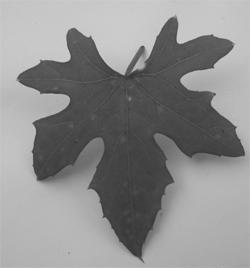
#> input picture daun.jpg, 250 x 268 px
$ jupyter execute --allow-errors 'Praktikum 3.ipynb'   (shell and % lines are left out)
#> lines starting #> are read from the running program, lines starting #| are printed output that depends on the picture; after the words box and inside, x2 and y2 are one past the last pixel; in counts of white or black regions, pixels touching at a corner belong together
# Viana Salsabila Fairuz Syahla
# 202231027

[cell 1]
import numpy as np
import cv2
import matplotlib.pyplot as plt

import skimage

[cell 2]
daun = cv2.imread("daun.jpg",0)
#> daun is the input picture: shape (268, 250); min 48, max 223, mean 141.3
tinggi, lebar = daun.shape
#> tinggi = 268; lebar = 250

##### kenapa ,0?? karena dishape dibagi 3, yaitu lebar, tinggi dan layer, nah kalo ,0 itu yg digunakan cuma tinggi dan lebar. kenapa harus ada tinggi dan lebar? soalnya mau menentukan nilai ambang batas yang pas, jd itu untuk rumus mencari ambang batas

[cell 3]
cv2.imshow("gambar daun", daun)
cv2.waitKey(0)
cv2.destroyAllWindows()

### Memperkirakan nilai ambang

[cell 4]
nilai_ambang = 131#inden g boleh salah!!, nilai ambang custom manual, intinya untuk bikin gambarnya full binary.
daun_hasil = daun.copy()
for x in range(tinggi):
    for y in range(lebar):
        if daun[x,y] < nilai_ambang:#jika x/tinggi dan y/lebar kurang dari nilai ambang/131
            daun_hasil[x,y]=0 #maka akan dibulatkan jadi 0
        else:
            daun_hasil[x,y]=255 #maka akan dibulatkan jadi 255
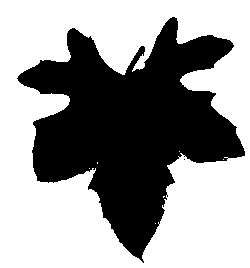
#> daun_hasil: shape (268, 250); 59.9% white; 2 black regions (1 under 20 px), largest, box (x1, y1, x2, y2) and area: (17, 17, 245, 263) 26838

#### ini merupakan binary image manual, menggunakan perulangan sendiri untuk membuat binary dari set arraynya.

[cell 5]
cv2.imshow("gambar daun hasil", daun_hasil)
cv2.waitKey(0)
cv2.destroyAllWindows()

#### maka gambar akan jadi binary tergantung sama nilai ambang yang kamu tentukan

[cell 6]
def titeratif(image): #bikin function titeratif, tidak perlu set tipe data
    tinggi, lebar = image.shape
#> tinggi = 268; lebar = 250
    t0=127 #nilai tengah untuk ambang batas
    while(True):
        rata_kiri = 0;
        rata_kanan = 0;
        jum_kiri=0;
        jum_kanan=0;
        for x in range(tinggi):
            for y in range(lebar):
                if (image[x,y] <= 127):
                    rata_kiri = rata_kiri + image[x,y]
                    jum_kiri = jum_kiri +1
                else:
                    rata_kanan = rata_kanan + image[x,y]
                    jum_kanan = jum_kanan +1

        rata_kiri = rata_kiri /jum_kiri
        rata_kanan = rata_kanan /jum_kanan
        t1 = (rata_kiri +rata_kanan)/2
        if((t0-t1)<1):
            break
        t0=t1
    return round(t1)

#### bikin function titeratif untuk mencari nilai ambang batas terbaik dari image citra / otomatis.

[cell 7]
titeratif (daun)
#> Out = 131

#### jadi hasil yang paling rapi adalah 131.

### Aras Jamak

[cell 8]
jamak = cv2.imread("bentuk.jpg",0)
#> (the rest of this cell did not finish here and is left out)

[cell 9]
def arasjamak(image, t1,t2):
    res = image
    m,n= image.shape
    for x in range(m):
        for y in range (n):
            if (image[x,y] <= t1) or (image[x,y] >= t2) : #jika image kurang dr= t1 / lebih dr t2
                res[x,y]=0 #pixel akan dibulatkan jd 0
            else :
                res[x,y] = 255 #kalo engga pixel akan dibulatkan jd 255
    return res

#### bikin function aras jamak dengan parameter image, t1, dan t2.

#> (a cell that did not finish here is left out)

#> (a cell that did not finish here is left out)

### Edge detection

[cell 12]
image=cv2.imread("parkir.jpg")
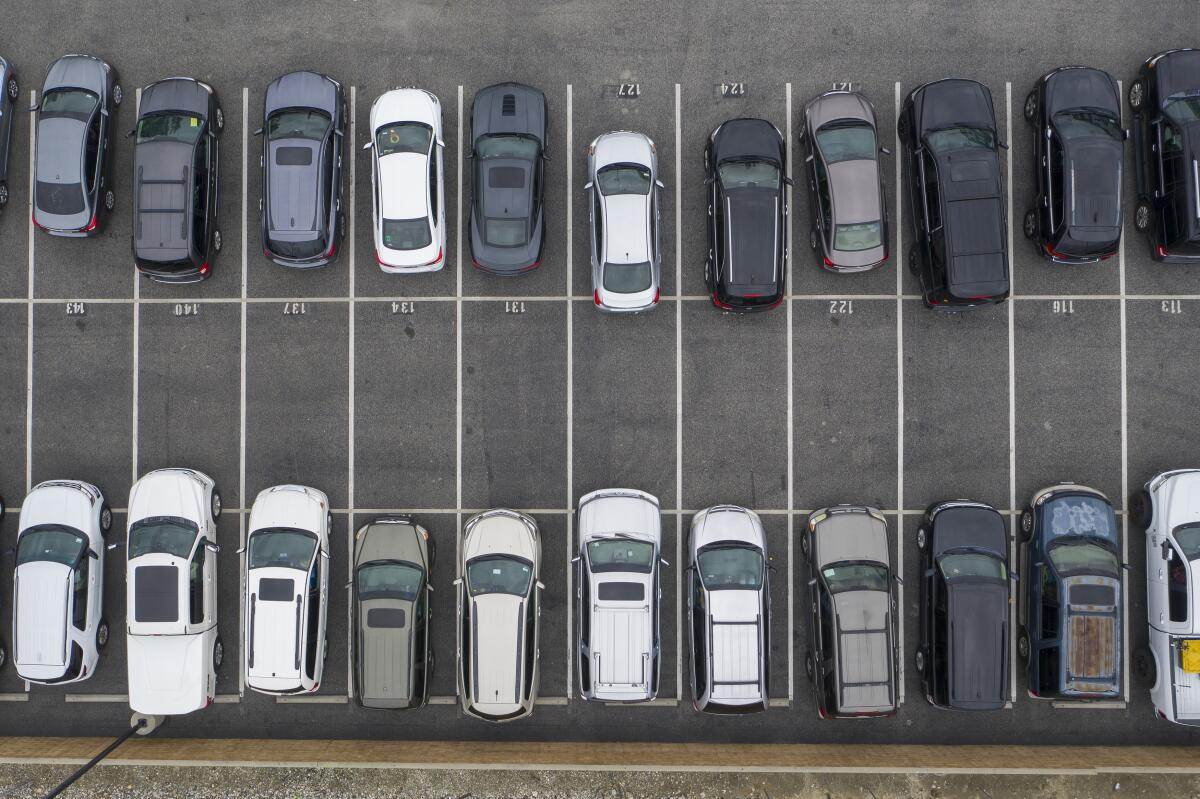
#> input picture parkir.jpg, 1200 x 799 px
#> image is the input picture: shape (799, 1200, 3); mean B, G, R 104.3, 103.1, 103

[cell 13]
cv2.imshow("gambar parkir", image)
cv2.waitKey(0)
cv2.destroyAllWindows()

[cell 14]
gray = cv2.cvtColor(image, cv2.COLOR_BGR2GRAY)
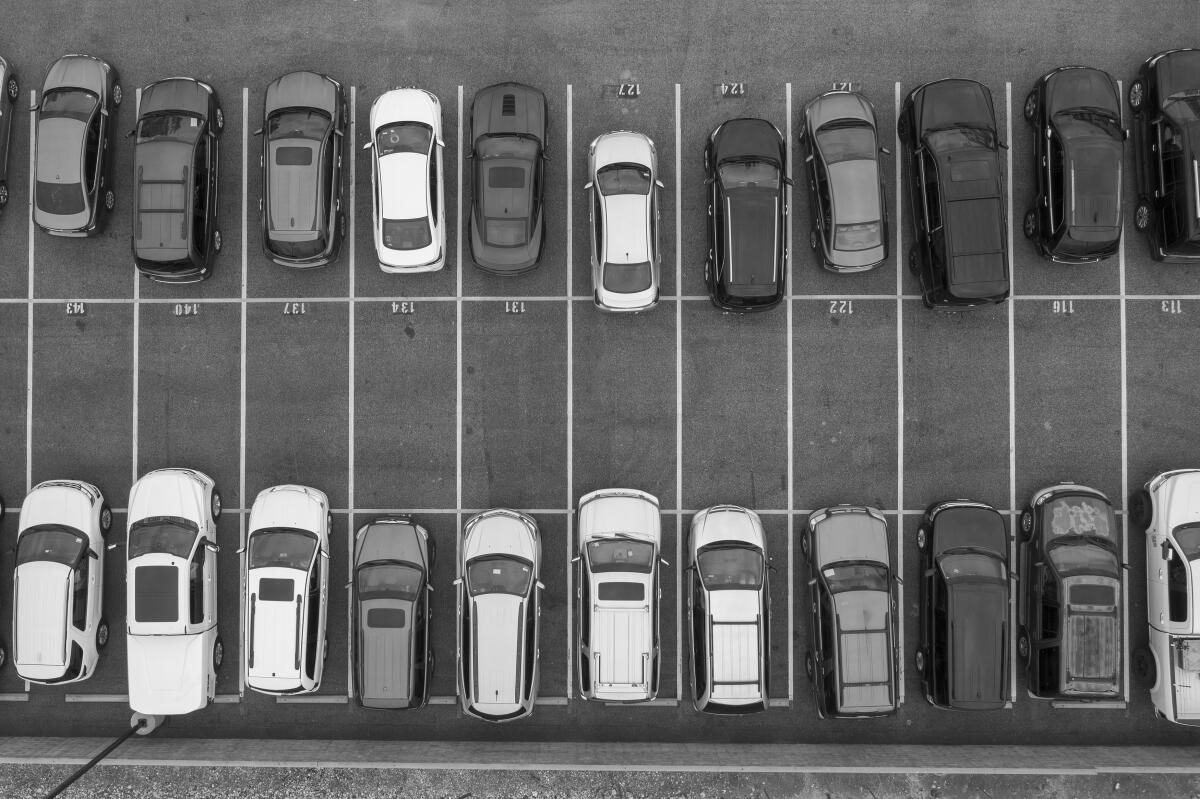
#> gray: shape (799, 1200); min 0, max 254, mean 103.2
edges= cv2.Canny(image,100,150) # cannny fungsinya untuk mengspotlight citra dengan nilai yang berdekatannya linear/sama, parameternya untuk kasi nilai ambang.
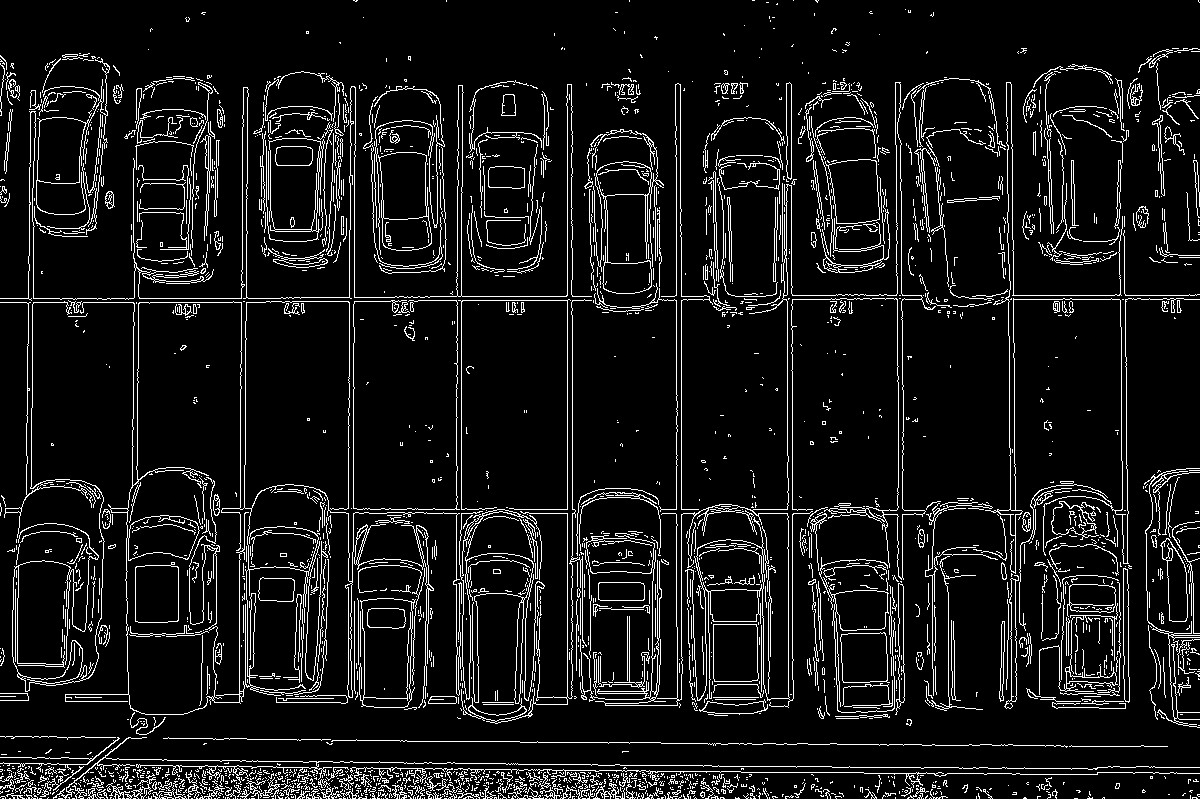
#> edges: shape (799, 1200); 8.6% white in thin lines or dots

#### yang dideteksi canny yang garis yang sejajar linear.

[cell 15]
cv2.imshow("gambar parkir", edges)
cv2.waitKey(0)
cv2.destroyAllWindows()

[cell 16]
fig,axs = plt.subplots(1,2,figsize=(10,10))
ax = axs.ravel()

ax[0].imshow(gray, cmap='gray')
ax[0].set_title("Gambar Asli")

ax[1].imshow(edges, cmap='gray')
ax[1].set_title("Gambar yang udah dideteksi")

[cell 17]
lines = cv2.HoughLinesP(edges, 1, np.pi/180,200, maxLineGap=250)
#> lines = 76 rows, first 6: [567, 796, 567, 84], [676, 798, 676, 84], [9, 772, 1176, 772], [681, 796, 681, 209], [572, 798, 572, 106], [2, 798, 1197, 798]
image_line = image.copy()

#### houghlinesp parameternya ada edges, sudut 180 dll.

[cell 18]
for line in lines:
    x1, y1, x2, y2 = line[0]
    cv2.line(image_line, (x1, y1), (x2, y2), (100, 8, 255),1)
#> this loop made 76 passes
#> (x1, y1, x2, y2) on passes 1 to 12: (567, 796, 567, 84), (676, 798, 676, 84), (9, 772, 1176, 772), (681, 796, 681, 209), (572, 798, 572, 106), (2, 798, 1197, 798), (0, 298, 1183, 298), (1, 509, 1170, 509), (0, 797, 1196, 797), (461, 796, 461, 85), (792, 796, 792, 45), (2, 773, 1199, 773)
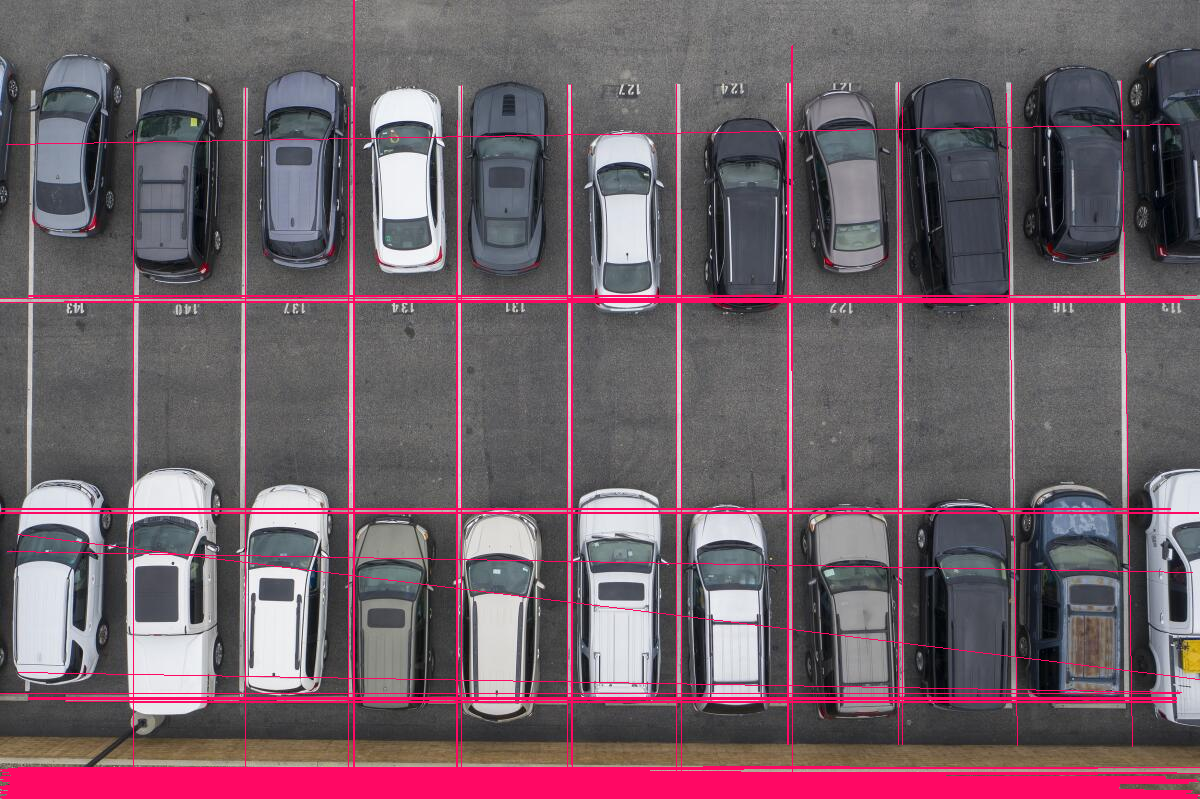
#> image_line: shape (799, 1200, 3); 7.55% of pixels changed, all inside (x1, y1, x2, y2) = (0, 0, 1200, 799)

#### displit jd x1, x2, y1, y1, lalu menggunakan line dr library cv2

[cell 19]
fig,axs = plt.subplots(1,2,figsize=(10,10))
ax = axs.ravel()

ax[0].imshow(gray, cmap='gray')
ax[0].set_title("Gambar Asli")

ax[1].imshow(image_line, cmap='gray')
ax[1].set_title("Gambar yang udah dideteksi")
#> figure, not shown here; B, G, R data is drawn as R, G, B

[cell 20]
fig,axs = plt.subplots(1,2,figsize=(10,10))
ax = axs.ravel()

ax[0].imshow(edges, cmap='gray')
ax[0].set_title("Gambar Asli")

ax[1].imshow(image_line, cmap='gray')
ax[1].set_title("Gambar yang udah dideteksi")
#> figure, not shown here; B, G, R data is drawn as R, G, B

[cell 21]
edges

[cell 22]
lines
#> Out has the same summary as lines

[cell 23]
lines.shape
#> Out = (76, 1, 4)
